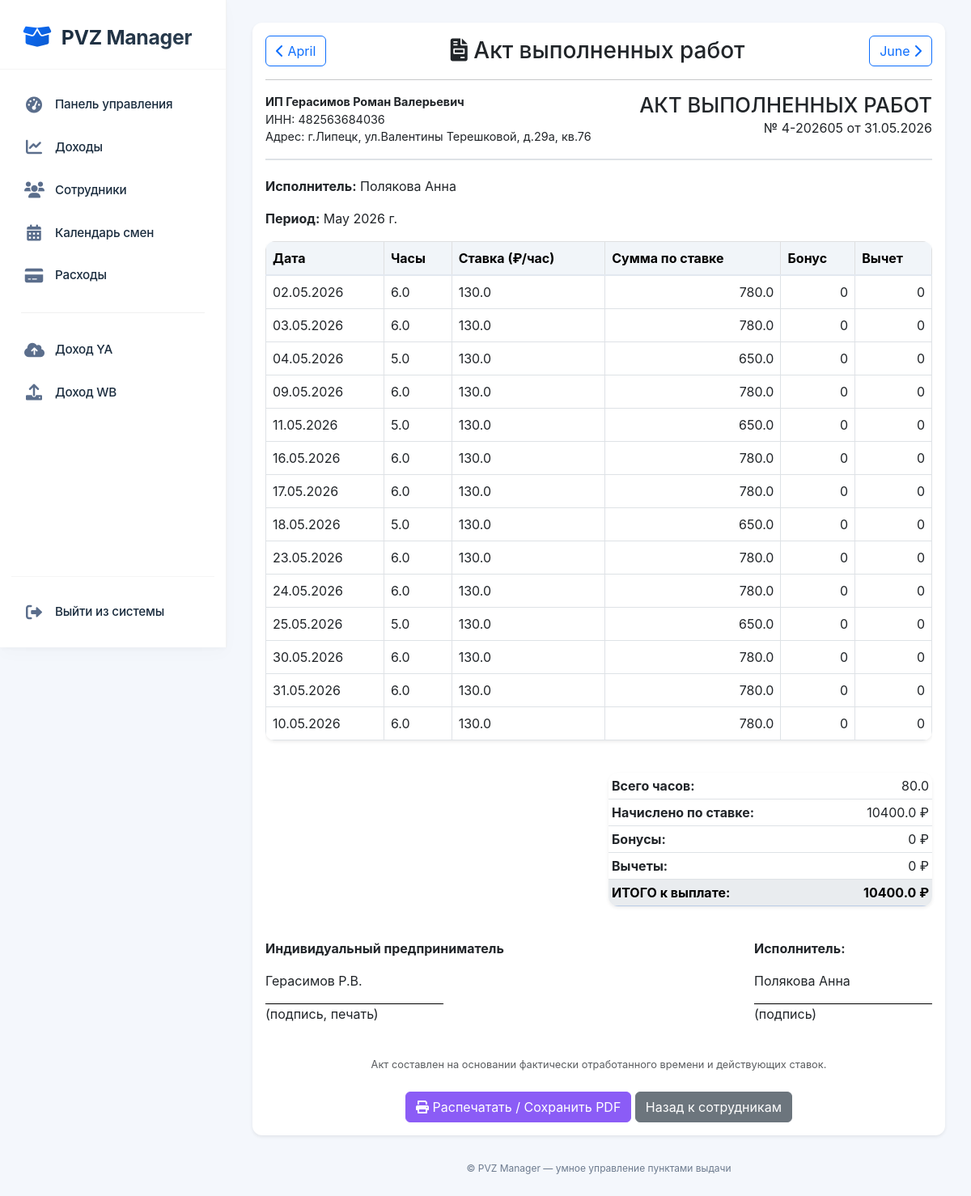
The app's page /employee/4/salary_act?year=2026&month=5 (signed in) with its own data.
### models.py (models this page shows)
class Employee(db.Model):
    id = db.Column(db.Integer, primary_key=True)
    name = db.Column(db.String(50), nullable=False)

class Shift(db.Model):
    id = db.Column(db.Integer, primary_key=True)
    employee_id = db.Column(db.Integer, db.ForeignKey('employee.id'))
    date = db.Column(db.Date, nullable=False)
    start_time = db.Column(db.String(10))
    end_time = db.Column(db.String(10))
    hours = db.Column(db.Float, default=0)          # <-- добавлено default
    rate = db.Column(db.Float, default=0)           # <--
    bonus = db.Column(db.Float, default=0)          # <--
    deduction = db.Column(db.Float, default=0)      # <--
    status = db.Column(db.Boolean, default=True)
    employee = db.relationship('Employee', backref='shifts')

### app.py (the view)
@app.route("/employee/<int:id>/salary_act")
@login_required
def salary_act(id):
    employee = Employee.query.get_or_404(id)
    year = request.args.get('year', type=int)
    month = request.args.get('month', type=int)
    today = datetime.today()
    if not year:
        year = today.year
    if not month:
        month = today.month
    start_date = date(year, month, 1)
    if month == 12:
        end_date = date(year+1, 1, 1)
    else:
        end_date = date(year, month+1, 1)
    shifts = Shift.query.filter(Shift.employee_id == id, Shift.date >= start_date, Shift.date < end_date).all()
    total_hours = sum(s.hours or 0 for s in shifts)
    total_rate_amount = sum((s.hours or 0) * (s.rate or 0) for s in shifts)
    total_bonus = sum(s.bonus or 0 for s in shifts)
    total_deduction = sum(s.deduction or 0 for s in shifts)
    net = total_rate_amount + total_bonus - total_deduction
    if month == 1:
        prev_year, prev_month = year - 1, 12
    else:
        prev_year, prev_month = year, month - 1
    if month == 12:
        next_year, next_month = year + 1, 1
    else:
        next_year, next_month = year, month + 1
    import json
    try:
        with open('instance/customer_config.json', 'r', encoding='utf-8') as f:
            customer = json.load(f)
    except FileNotFoundError:
        customer = {
            "name": "ИП Иванов Иван Иванович",
            "inn": "123456789012",
            "address": "г. Москва, ул. Примерная, д. 1",
            "director_title": "Индивидуальный предприниматель",
            "signatory_name": "Иванов И.И."
        }
    act_date = datetime.today().strftime('%d.%m.%Y')
    act_number = f"{employee.id}-{year}{month:02d}"
    return render_template('salary_act.html',
                           employee=employee,
                           year=year, month=month,
                           prev_year=prev_year, prev_month=prev_month,
                           next_year=next_year, next_month=next_month,
                           month_name=cal.month_name[month],
                           prev_month_name=cal.month_name[prev_month],
                           next_month_name=cal.month_name[next_month],
                           shifts=shifts,
                           total_hours=total_hours,
                           total_rate_amount=round(total_rate_amount, 2),
                           total_bonus=round(total_bonus, 2),
                           total_deduction=round(total_deduction, 2),
                           net=round(net, 2),
                           customer=customer,
                           act_date=act_date,
                           act_number=act_number)

### app.py (called while the page is built)
@login_manager.user_loader
def load_user(user_id):
    return db.session.get(User, int(user_id))

@app.context_processor
def utility_processor():
    return {'now': datetime.now}

### templates/salary_act.html (shortened to what this page needs)
{% extends "base.html" %}
{% block content %}
<div class="row mb-4">
    <div class="col-12">
        <div class="card">
            <div class="card-body">
                <div class="d-flex justify-content-between align-items-center flex-wrap no-print">
                    <a href="{{ url_for('salary_act', id=employee.id, year=prev_year, month=prev_month) }}" class="btn btn-outline-primary">
                        <i class="fas fa-chevron-left"></i> {{ prev_month_name }}
                    </a>
                    <h3 class="mb-0"><i class="fas fa-file-invoice"></i> Акт выполненных работ</h3>
                    <a href="{{ url_for('salary_act', id=employee.id, year=next_year, month=next_month) }}" class="btn btn-outline-primary">
                        {{ next_month_name }} <i class="fas fa-chevron-right"></i>
                    </a>
                </div>
                <hr class="no-print">
                <div class="act-container">
                    <div class="act-header">
                        <div class="customer-info">
                            <strong>{{ customer.name }}</strong><br>
                            ИНН: {{ customer.inn }}<br>
                            Адрес: {{ customer.address }}
                        </div>
                        <div class="act-title">
                            <h2>АКТ ВЫПОЛНЕННЫХ РАБОТ</h2>
                            <p>№ {{ act_number }} от {{ act_date }}</p>
                        </div>
                    </div>
                    <div class="employee-period">
                        <p><strong>Исполнитель:</strong> {{ employee.name }}</p>
                        <p><strong>Период:</strong> {{ month_name }} {{ year }} г.</p>
                    </div>
                    <div class="table-responsive mt-3">
                        <table class="table table-bordered act-table">
                            <thead class="table-light">
                                <tr>
                                    <th>Дата</th>
                                    <th>Часы</th>
                                    <th>Ставка (₽/час)</th>
                                    <th>Сумма по ставке</th>
                                    <th>Бонус</th>
                                    <th>Вычет</th>
                                </tr>
                            </thead>
                            <tbody>
                                {% for shift in shifts %}
                                <tr>
                                    <td>{{ shift.date.strftime('%d.%m.%Y') }}</td>
                                    <td>{{ shift.hours or 0 }}</td>
                                    <td>{{ shift.rate or 0 }}</td>
                                    <td class="text-end">{{ ((shift.hours or 0) * (shift.rate or 0))|round(2) }}</td>
                                    <td class="text-end">{{ shift.bonus or 0 }}</td>
                                    <td class="text-end">{{ shift.deduction or 0 }}</td>
                                </tr>
                                {% else %}
                                <tr><td colspan="8" class="text-center">Нет смен за этот месяц</td></tr>
                                {% endfor %}
                            </tbody>
                        </table>
                    </div>
                    <div class="row mt-4">
                        <div class="col-md-6 offset-md-6">
                            <table class="table table-sm totals-table">
                                <tr>
                                    <th>Всего часов:</th>
                                    <td class="text-end">{{ total_hours }}</td>
                                </tr>
                                <tr>
                                    <th>Начислено по ставке:</th>
                                    <td class="text-end">{{ total_rate_amount }} ₽</td>
                                </tr>
                                <tr>
                                    <th>Бонусы:</th>
                                    <td class="text-end">{{ total_bonus }} ₽</td>
                                </tr>
                                <tr>
                                    <th>Вычеты:</th>
                                    <td class="text-end">{{ total_deduction }} ₽</td>
                                </tr>
                                <tr class="table-primary total-row">
                                    <th>ИТОГО к выплате:</th>
                                    <td class="text-end"><strong>{{ net }} ₽</strong></td>
                                </tr>
                            </table>
                        </div>
                    </div>
                    <div class="signatures">
                        <div class="signature-item">
                            <p><strong>{{ customer.director_title }}</strong></p>
                            <p>{{ customer.signatory_name }}</p>
                            <div class="sign-place"></div>
                            <p class="sign-label">(подпись, печать)</p>
                        </div>
                        <div class="signature-item">
                            <p><strong>Исполнитель:</strong></p>
                            <p>{{ employee.name }}</p>
                            <div class="sign-place"></div>
                            <p class="sign-label">(подпись)</p>
                        </div>
                    </div>
                    <div class="act-footer small text-muted">
                        <p>Акт составлен на основании фактически отработанного времени и действующих ставок.</p>
                    </div>
                </div>
                <div class="text-center mt-4 no-print">
                    <button onclick="window.print()" class="btn btn-primary">
                        <i class="fas fa-print"></i> Распечатать / Сохранить PDF
                    </button>
                    <a href="{{ url_for('employees_page') }}" class="btn btn-secondary">Назад к сотрудникам</a>
                </div>
            </div>
        </div>
    </div>
</div>
{% endblock %}

### static/css/style.css (style rules this page uses)
body { background-color: #f8f9fa; }
.card { border-radius: 0.75rem; border: none; box-shadow: 0 0.125rem 0.25rem rgba(0,0,0,.075); transition: transform 0.2s; }
.btn-primary { background-color: #8b5cf6; border-color: #8b5cf6; }
.table { background-color: white; border-radius: 0.75rem; overflow: hidden; box-shadow: 0 0.125rem 0.25rem rgba(0,0,0,.075); }
.table thead th { background-color: #f1f5f9; border-bottom: 2px solid #e2e8f0; }

### templates/base.html (style rules this page uses)
:root { --sidebar-width: 280px; --sidebar-bg: #ffffff; --sidebar-border: 1px solid rgba(0, 0, 0, 0.05); --sidebar-text: #1a2c3e; --sidebar-icon: #5b6e8c; --sidebar-active-bg: linear-gradient(95deg, rgba(13,110,253,0.08) 0%, rgba(13,110,253,0.02) 100%); --sidebar-active-border: #0d6efd; --sidebar-hover-bg: #f8fafc; --main-bg: #f4f7fc; --card-radius: 20px; --shadow-sm: 0 8px 20px rgba(0,0,0,0.02), 0 2px 6px rgba(0,0,0,0.03); --shadow-md: 0 12px 28px rgba(0,0,0,0.04), 0 0 1px rgba(0,0,0,0.05); }
* { margin: 0; padding: 0; box-sizing: border-box; }
body { background: var(--main-bg); font-family: 'Inter', system-ui, -apple-system, 'Segoe UI', Roboto, Helvetica, sans-serif; overflow-x: hidden; color: #1a2c3e; }

### templates/salary_act.html (style rules this page uses)
.act-header { display: flex; justify-content: space-between; align-items: flex-start; margin-bottom: 20px; padding-bottom: 10px; border-bottom: 2px solid #dee2e6; }
.customer-info { font-size: 0.9rem; }
.act-title { text-align: right; }
.act-title h2 { margin: 0; font-size: 1.6rem; }
.employee-period { margin: 15px 0; font-size: 1rem; }
.act-table th, .act-table td { vertical-align: middle; }
.act-table td.text-end, .totals-table td.text-end { text-align: right; }
.totals-table { width: 100%; margin-bottom: 0; }
.total-row th, .total-row td { background-color: #e9ecef; }
.signatures { margin-top: 40px; display: flex; justify-content: space-between; flex-wrap: wrap; }
.signature-item { min-width: 220px; }
.sign-place { border-bottom: 1px solid #000; width: 220px; margin-top: 10px; }
.act-footer { margin-top: 25px; text-align: center; font-size: 0.8rem; }

### records on screen
Employee: name "Полякова Анна"
Shift: date "02.05.2026", hours "6.0", rate "130.0", ((shift.hoursor0)*(shift.rateor0))|round(2) "780.0", bonus "0", deduction "0"
Shift: date "03.05.2026", hours "6.0", rate "130.0", ((shift.hoursor0)*(shift.rateor0))|round(2) "780.0", bonus "0", deduction "0"
Shift: date "04.05.2026", hours "5.0", rate "130.0", ((shift.hoursor0)*(shift.rateor0))|round(2) "650.0", bonus "0", deduction "0"
Shift: date "09.05.2026", hours "6.0", rate "130.0", ((shift.hoursor0)*(shift.rateor0))|round(2) "780.0", bonus "0", deduction "0"
Shift: date "11.05.2026", hours "5.0", rate "130.0", ((shift.hoursor0)*(shift.rateor0))|round(2) "650.0", bonus "0", deduction "0"
Shift: date "16.05.2026", hours "6.0", rate "130.0", ((shift.hoursor0)*(shift.rateor0))|round(2) "780.0", bonus "0", deduction "0"
Shift: date "17.05.2026", hours "6.0", rate "130.0", ((shift.hoursor0)*(shift.rateor0))|round(2) "780.0", bonus "0", deduction "0"
Shift: date "18.05.2026", hours "5.0", rate "130.0", ((shift.hoursor0)*(shift.rateor0))|round(2) "650.0", bonus "0", deduction "0"
Shift: date "23.05.2026", hours "6.0", rate "130.0", ((shift.hoursor0)*(shift.rateor0))|round(2) "780.0", bonus "0", deduction "0"
Shift: date "24.05.2026", hours "6.0", rate "130.0", ((shift.hoursor0)*(shift.rateor0))|round(2) "780.0", bonus "0", deduction "0"
Shift: date "25.05.2026", hours "5.0", rate "130.0", ((shift.hoursor0)*(shift.rateor0))|round(2) "650.0", bonus "0", deduction "0"
Shift: date "30.05.2026", hours "6.0", rate "130.0", ((shift.hoursor0)*(shift.rateor0))|round(2) "780.0", bonus "0", deduction "0"
Shift: date "31.05.2026", hours "6.0", rate "130.0", ((shift.hoursor0)*(shift.rateor0))|round(2) "780.0", bonus "0", deduction "0"
Shift: date "10.05.2026", hours "6.0", rate "130.0", ((shift.hoursor0)*(shift.rateor0))|round(2) "780.0", bonus "0", deduction "0"

### other values on screen
{{ prev_month_name }} "April"
{{ next_month_name }} "June"
{{ customer.name }} "ИП Герасимов Роман Валерьевич"
{{ customer.inn }} "482563684036"
{{ customer.address }} "г.Липецк, ул.Валентины Терешковой, д.29а, кв.76"
{{ act_number }} "4-202605"
{{ month_name }} "May"
{{ year }} "2026"
{{ total_hours }} "80.0"
{{ total_rate_amount }} "10400.0"
{{ total_bonus }} "0"
{{ total_deduction }} "0"
{{ net }} "10400.0"
{{ customer.director_title }} "Индивидуальный предприниматель"
{{ customer.signatory_name }} "Герасимов Р.В."
